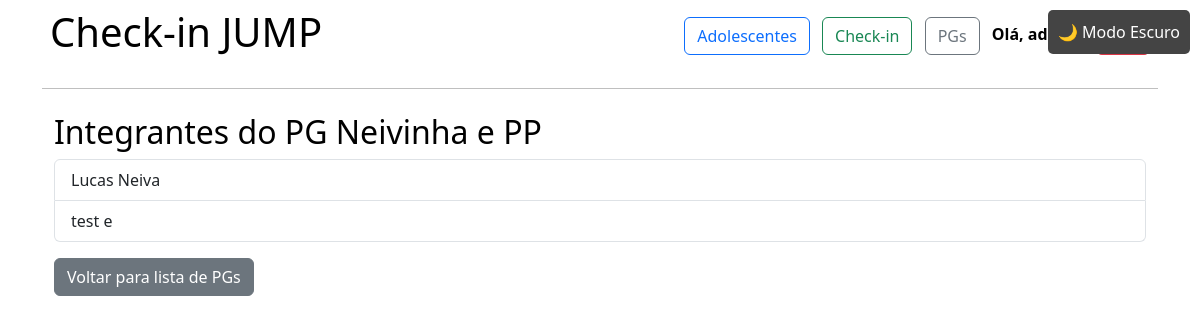
Screenshot of /pgs/1/ (signed in) with the database file from the repository.
### adolescentes/models.py (models this page shows, shortened)
class PequenoGrupo(models.Model):
    nome = models.CharField(max_length=100)
    lider = models.CharField(max_length=100, blank=True, null=True)

class Adolescente(models.Model):
    nome = models.CharField(max_length=100)
    sobrenome = models.CharField(max_length=100)
    foto = models.ImageField(upload_to='fotos/', blank=True, null=True)
    data_nascimento = models.DateField()
    GENERO_CHOICES = [
        ("M", "Masculino"),
        ("F", "Feminino"),
    ]
    genero = models.CharField(max_length=1, choices=GENERO_CHOICES, blank=True, null=False)
    pg = models.ForeignKey(PequenoGrupo, on_delete=models.SET_NULL, blank=True, null=True, related_name='adolescentes')
    imperio = models.ForeignKey(Imperio, on_delete=models.SET_NULL, null=True, blank=True)
    data_inicio = models.DateField(blank=True, null=True)

### adolescentes/views.py (the view)
# urls.py: path('pgs/<int:pg_id>/', views.detalhes_pg, name='detalhes_pg'),
@login_required
def detalhes_pg(request, pg_id):
    pg = get_object_or_404(PequenoGrupo, id=pg_id)
    adolescentes = Adolescente.objects.filter(pg=pg)
    return render(request, 'pgs/pg.html', {'pg': pg, 'adolescentes': adolescentes})

### adolescentes/templates/pgs/pg.html
{% extends 'adolescentes/base.html' %}
{% block content %}
<div class="container mt-4">
    <h2>Integrantes do PG {{ pg.nome }}</h2>
    {% if adolescentes %}
        <ul class="list-group">
            {% for adolescente in adolescentes %}
            <li class="list-group-item">
                {{ adolescente.nome }} {{ adolescente.sobrenome }}
            </li>
            {% endfor %}
        </ul>
    {% else %}
        <p>Este PG ainda não possui integrantes.</p>
    {% endif %}
    <a href="{% url 'lista_pgs' %}" class="btn btn-secondary mt-3">Voltar para lista de PGs</a>
</div>
{% endblock %}

### adolescentes/templates/adolescentes/base.html (shortened to what this page needs)
{% load static %}
<!DOCTYPE html>
<html lang="pt-br">
<head>
    <link rel="stylesheet" href="https://cdn.jsdelivr.net/npm/bootstrap@5.3.0/dist/css/bootstrap.min.css">
    <link rel="stylesheet" href="{% static 'adolescentes/css/style.css' %}">
</head>
<body class="container">
    <button id="dark-mode-toggle">Modo Escuro</button>
    <nav class="d-flex justify-content-between align-items-center p-2">
        <h1>Check-in JUMP</h1>
        <div>
            <a href="{% url 'listar_adolescentes' %}" class="btn btn-outline-primary me-2">Adolescentes</a>
            <a href="{% url 'pagina_checkin' %}" class="btn btn-outline-success me-2">Check-in</a>
            <a href="{% url 'lista_pgs' %}" class="btn btn-outline-secondary me-2">PGs</a>
            {% if user.is_authenticated %}
                <span><strong>Olá, {{ user.username }}!</strong></span>
                <a href="{% url 'logout' %}" class="btn btn-danger ms-2">Sair</a>
            {% else %}
                <a href="{% url 'login' %}" class="btn btn-primary">Entrar</a>
            {% endif %}
        </div>
    </nav>
    <hr>
    {% block content %}{% endblock %}
</body>
</html>

### static/adolescentes/css/style.css (style rules this page uses)
body { background-color: #ffffff; color: #000000; transition: background-color 0.3s, color 0.3s; }
#dark-mode-toggle { position: fixed; top: 10px; right: 10px; padding: 10px; border: none; background: #444; color: white; cursor: pointer; border-radius: 5px; transition: background 0.3s; }

### rows the page displays
PequenoGrupo: nome "Neivinha e PP"
Adolescente: nome "Lucas", sobrenome "Neiva"
Adolescente: nome "test", sobrenome "e"
